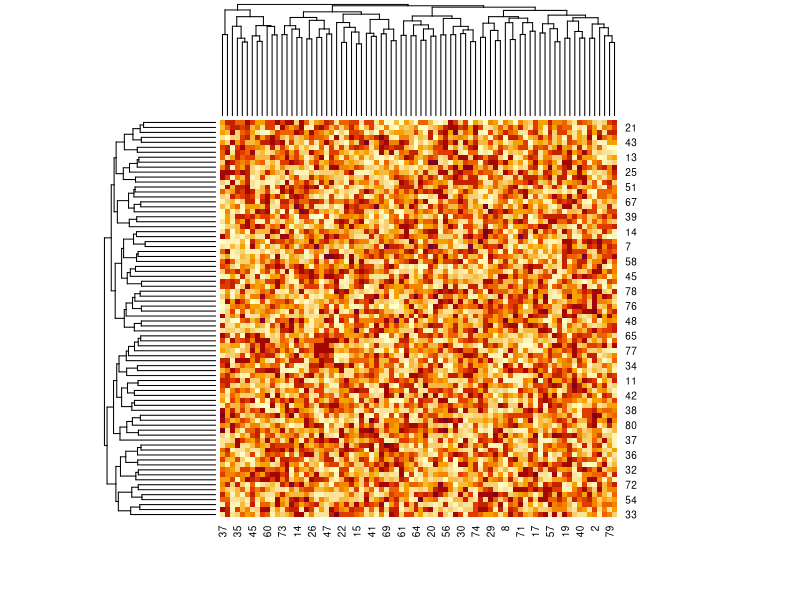

Here is the R script that generated this plot:
#Define the number of vectors
numb = 6400
# Create a vector of 400 random values.
m <- runif(numb)
# Print the first values of the vector.
head(m)
# Turn the vector into a 20 x 20 matrix.
m <- matrix(m, nrow = sqrt(numb))
# Check the class of the matrix object.
class(m)
# Name the matrix rows with letters.
rownames(m) <- array(1:sqrt(numb))
colnames(m) <- array(1:sqrt(numb))
# Plot the matrix as a heatmap.
heatmap(m)